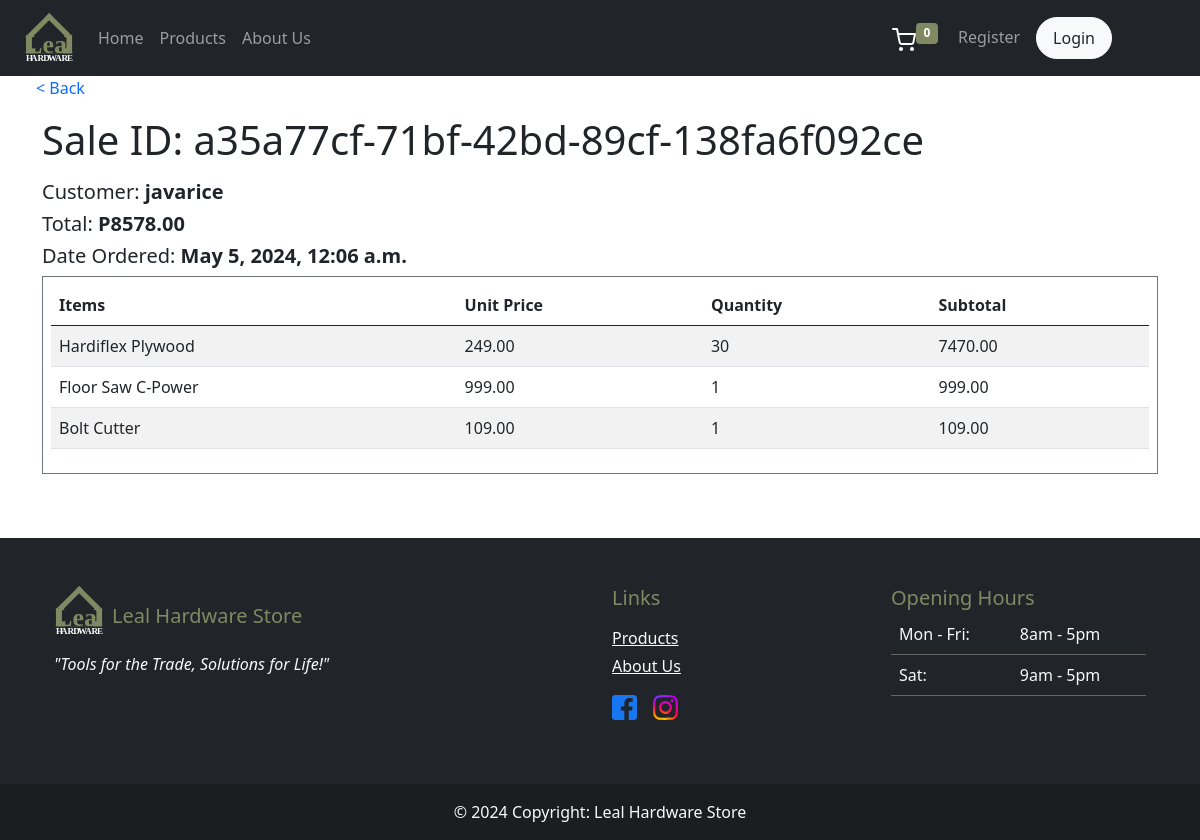
The page /sales/details/50 on the database its author committed.
### dashboard/models.py (models this page shows, shortened)
class OrderCustomer(models.Model):
    ordercustomer_id = models.UUIDField(default=uuid.uuid4, unique=True, editable=False)
    user = models.ForeignKey(User, on_delete=models.CASCADE)
    total = models.DecimalField(max_digits=10, decimal_places=2)
    date = models.DateTimeField(auto_now_add=True)

class OrderCustomerItem(models.Model):
    order = models.ForeignKey(OrderCustomer, related_name='items', on_delete=models.CASCADE)
    product = models.ForeignKey(Product, on_delete=models.CASCADE)
    quantity = models.PositiveIntegerField(default=1)
    price = models.DecimalField(max_digits=10, decimal_places=2)

class Product(models.Model):
    name = models.CharField(max_length=100, null=False)
    category = models.ForeignKey(Category, null=True, on_delete=models.CASCADE)
    image = models.ImageField(upload_to= 'images', null=True)
    quantity = models.PositiveIntegerField()
    price = models.DecimalField(max_digits=10, decimal_places=2, default=0.0)
    def __str__(self):
        return f"{self.name}"

### dashboard/views.py (the view)
# urls.py: path('sales/details/<int:id>', views.sales_details, name='db-sales_details'),
def sales_details(request, id):
    sales = get_object_or_404(OrderCustomer, id=id)
    sales_details = OrderCustomerItem.objects.filter(order=sales)
    context = {
        'sales': sales,
        'details': sales_details
    }
    return render(request, 'dashboard/sales_details.html', context)

### dashboard/context_processors.py (called while the page is built)
def cart_count_processor(request):
    if request.user.is_authenticated:
        user_cart = Cart.objects.filter(user=request.user).first()
        if user_cart:
            cart_count = CartItems.objects.filter(cart=user_cart).count()
        else:
            cart_count = 0
    else:
        cart_count = 0
    return {'cart_count': cart_count}

### dashboard/templatetags/custom_tags.py (called while the page is built)
@register.simple_tag
def multiply(value1, value2):
    return value1 * value2

### templates/dashboard/sales_details.html (shortened to what this page needs)
{% extends '../components/master.html' %}
{% load custom_tags %}
{% block content %}
<div class="container-fluid pb-5 mb-3">
    <a class="mt-4 pt-2 ms-4 text-decoration-none" href="/sales">< Back</a>
    <div class="container">
        <h1 class="my-3">Sale ID: {{ sales.ordercustomer_id }}</h1>
        <h4 class="lead">Customer: <span class="fw-bold">{{ sales.user }}</span></h4>
        <h4 class="lead">Total: <span class="fw-bold">P{{ sales.total }}</span></h4>
        <h4 class="lead">Date Ordered: <span class="fw-bold">{{ sales.date }}</span></h4>
        <div class="border border-secondary p-2 pt-2">
            <table id="example" class="table table-striped" style="width:100%">
                <thead>
                    <tr>
                        <th>Items</th>
                        <th>Unit Price</th>
                        <th>Quantity</th>
                        <th>Subtotal</th>
                    </tr>
                </thead>
                <tbody>
                    {% for d in details %}
                    <tr>
                        <td>{{ d.product }}</td>
                        <td>{{ d.price }}</td>
                        <td>{{ d.quantity }}</td>
                        <td>
                            {% multiply d.product.price d.quantity %}
                        </td>
                    </tr>
                    {% endfor %}
                </tbody>
            </table>
        </div>
    </div>
</div>
{% endblock %}

### rows shown on the page
OrderCustomer: ordercustomer_id "a35a77cf-71bf-42bd-89cf-138fa6f092ce", user "javarice", total "8578.00", date "May 5, 2024, 12:06 a.m."
OrderCustomerItem: product "Hardiflex Plywood", price "249.00", quantity "30", product+quantity "7470.00"
OrderCustomerItem: product "Floor Saw C-Power", price "999.00", quantity "1", product+quantity "999.00"
OrderCustomerItem: product "Bolt Cutter", price "109.00", quantity "1", product+quantity "109.00"

### other values the page prints
{{ cart_count }} "0"
